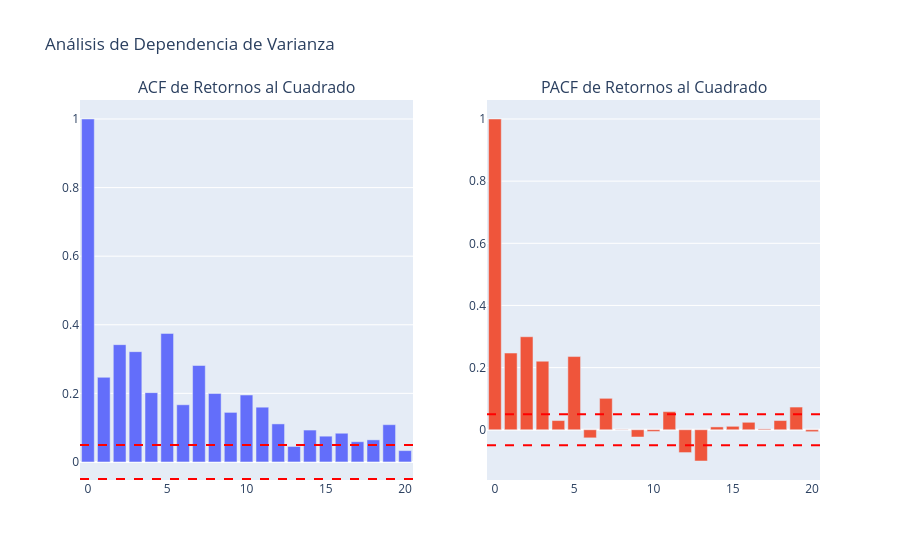

Write notebook code for a chart like this one.
### Markdown cell above
### <font color= #99C8F5> **Selección de Modelo** </font>

### Code cell
# Retornos al cuadrado
sq_returns = returns**2

# Calcular ACF y PACF
lag_acf = acf(sq_returns, nlags=20)
lag_pacf = pacf(sq_returns, nlags=20, method='ols')

# Graficar ACF y PACF con Plotly
fig = make_subplots(rows=1, cols=2, subplot_titles=('ACF de Retornos al Cuadrado', 'PACF de Retornos al Cuadrado'))

# Añadir barras de ACF
fig.add_trace(go.Bar(x=np.arange(len(lag_acf)), y=lag_acf, name='ACF'), row=1, col=1)
# Añadir barras de PACF
fig.add_trace(go.Bar(x=np.arange(len(lag_pacf)), y=lag_pacf, name='PACF'), row=1, col=2)

# Líneas de significancia (aprox 1.96 / sqrt(N))
sig_level = 1.96 / np.sqrt(len(returns))
for i in [1, 2]:
    fig.add_hline(y=sig_level, line_dash="dash", line_color="red", row=1, col=i)
    fig.add_hline(y=-sig_level, line_dash="dash", line_color="red", row=1, col=i)

fig.update_layout(title='Análisis de Dependencia de Varianza', showlegend=False)
fig.show()

### Figure 1 — Plotly figure (JSON) as saved in the notebook; plotly's stock layout.template omitted (floating-point values rounded to 4 significant figures)
{"data": [{"name": "ACF", "type": "bar", "x": [0, 1, 2, 3, 4, 5, 6, 7, 8, 9, 10, 11, 12, 13, 14, 15, 16, 17, 18, 19, 20], "xaxis": "x", "y": [1.0, 0.2468, 0.342, 0.3216, 0.2021, 0.3748, 0.1667, 0.2812, 0.1995, 0.1445, 0.1952, 0.1597, 0.111, 0.04523, 0.09299, 0.07516, 0.08374, 0.05898, 0.06441, 0.1087, 0.03305], "yaxis": "y"}, {"name": "PACF", "type": "bar", "x": [0, 1, 2, 3, 4, 5, 6, 7, 8, 9, 10, 11, 12, 13, 14, 15, 16, 17, 18, 19, 20], "xaxis": "x2", "y": [1.0, 0.2468, 0.2993, 0.2206, 0.02954, 0.2355, -0.02608, 0.1011, -0.000824, -0.02332, -0.005654, 0.0583, -0.07343, -0.1006, 0.009129, 0.01109, 0.02402, 0.002748, 0.02961, 0.07302, -0.006285], "yaxis": "y2"}], "layout": {"annotations": [{"font": {"size": 16}, "showarrow": false, "text": "ACF de Retornos al Cuadrado", "x": 0.225, "xanchor": "center", "xref": "paper", "y": 1, "yanchor": "bottom", "yref": "paper"}, {"font": {"size": 16}, "showarrow": false, "text": "PACF de Retornos al Cuadrado", "x": 0.775, "xanchor": "center", "xref": "paper", "y": 1, "yanchor": "bottom", "yref": "paper"}], "shapes": [{"line": {"color": "red", "dash": "dash"}, "type": "line", "x0": 0, "x1": 1, "xref": "x domain", "y0": 0.0497, "y1": 0.0497, "yref": "y"}, {"line": {"color": "red", "dash": "dash"}, "type": "line", "x0": 0, "x1": 1, "xref": "x domain", "y0": -0.0497, "y1": -0.0497, "yref": "y"}, {"line": {"color": "red", "dash": "dash"}, "type": "line", "x0": 0, "x1": 1, "xref": "x2 domain", "y0": 0.0497, "y1": 0.0497, "yref": "y2"}, {"line": {"color": "red", "dash": "dash"}, "type": "line", "x0": 0, "x1": 1, "xref": "x2 domain", "y0": -0.0497, "y1": -0.0497, "yref": "y2"}], "showlegend": false, "title": {"text": "Análisis de Dependencia de Varianza"}, "xaxis": {"anchor": "y", "domain": [0, 0.45]}, "xaxis2": {"anchor": "y2", "domain": [0.55, 1]}, "yaxis": {"anchor": "x", "domain": [0, 1]}, "yaxis2": {"anchor": "x2", "domain": [0, 1]}}}
